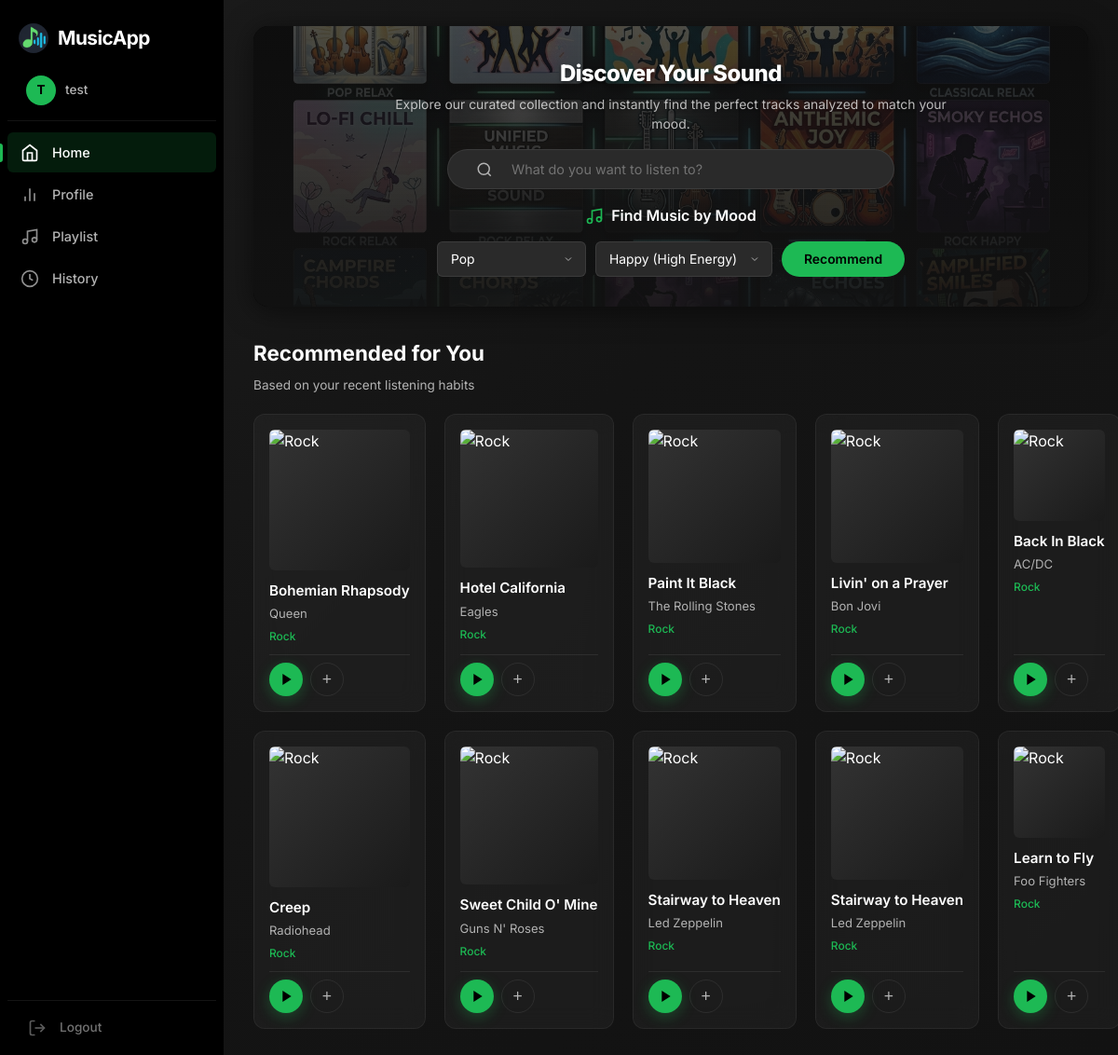
The page / (signed in) on the database its author committed.
### tables this page shows
CREATE TABLE songs (
    id INTEGER PRIMARY KEY AUTOINCREMENT,
    title TEXT NOT NULL,
    artist TEXT NOT NULL,
    genre TEXT NOT NULL,
    energy REAL NOT NULL,
    file_path TEXT
);

### app.py (the view)
@app.route('/')
def home():
    if 'user_id' not in session:
        return redirect('/login')
    conn = get_db_connection()
    user_id = session['user_id']
    top = conn.execute('''
        SELECT s.genre, COUNT(*) as cnt
        FROM history h
        JOIN songs s ON h.song_id = s.id
        WHERE h.user_id = ?
        GROUP BY s.genre
        ORDER BY cnt DESC LIMIT 1
    ''', (user_id,)).fetchone()
    if top:
        songs = conn.execute('SELECT * FROM songs WHERE genre = ? ORDER BY RANDOM() LIMIT 10', (top['genre'],)).fetchall()
        personalized = True
    else:
        songs = conn.execute('SELECT * FROM songs LIMIT 10').fetchall()
        personalized = False
    lk_tz = pytz.timezone('Asia/Colombo')
    hour = datetime.now(lk_tz).hour
    time_songs = []
    time_title = ''
    if 5 <= hour < 12:
        time_songs = conn.execute(
            'SELECT * FROM songs WHERE energy > 0.6 ORDER BY RANDOM() LIMIT 5'
        ).fetchall()
        time_title = '☀️ Good Morning! Here\'s your energy boost'
    elif hour >= 18:
        time_songs = conn.execute(
            'SELECT * FROM songs WHERE energy < 0.4 ORDER BY RANDOM() LIMIT 5'
        ).fetchall()
        time_title = '🌙 Unwind for the Evening'
    conn.close()
    return render_template('index.html', songs=songs, personalized=personalized,
                           time_songs=time_songs, time_title=time_title)

### app.py (called while the page is built)
def get_db_connection():
    conn = sqlite3.connect('music.db')
    conn.row_factory = sqlite3.Row # මේකෙන් අපිට column names පාවිච්චි කරන්න පුළුවන්
    return conn

### templates/index.html (shortened to what this page needs)
{% extends "base_app.html" %}
{% block app_content %}
<div class="hero-banner">
    <div class="hero-content">
        <h1 class="hero-title">Discover Your Sound</h1>
        <p class="hero-subtitle">Explore our curated collection and instantly find the perfect tracks analyzed to match your mood.</p>
        <div class="search-section">
            <form class="search-form" action="/search" method="GET">
                <button type="submit">
                    <svg viewBox="0 0 24 24" fill="none" stroke="currentColor" stroke-width="2"><circle cx="11" cy="11" r="8"/><line x1="21" y1="21" x2="16.65" y2="16.65"/></svg>
                </button>
                <input type="text" name="query" placeholder="What do you want to listen to?" autocomplete="off" required>
            </form>
        </div>
        <div class="mood-filter mood-filter-banner">
            <div class="mood-filter-header">
                <svg viewBox="0 0 24 24" fill="none" stroke="currentColor" stroke-width="2"><path d="M9 18V5l12-2v13"/><circle cx="6" cy="18" r="3"/><circle cx="18" cy="16" r="3"/></svg>
                Find Music by Mood
            </div>
            <div class="mood-filter-options">
                <form action="/recommend" method="GET" style="display:flex; gap:10px; flex-wrap:wrap; justify-content:center;">
                    <select name="genre" class="mood-select">
                        <option value="Pop">Pop</option>
                    </select>
                    <select name="mood" class="mood-select">
                        <option value="high">Happy (High Energy)</option>
                    </select>
                    <button type="submit" class="btn btn-primary">Recommend</button>
                </form>
            </div>
        </div>
    </div>
</div>
<h2 style="font-size:1.4rem; font-weight:700; margin-bottom:6px;">Recommended for You</h2>
<p style="color:var(--text-secondary); font-size:0.85rem; margin-bottom:20px;">{% if personalized %}Based on your recent listening habits{% else %}Browse our full collection{% endif %}</p>
<div class="song-grid">
    {% for song in songs %}
    <div class="song-card">
        <div class="song-cover">
            {% set mood = 'happy' if song['energy'] >= 0.5 else 'relax' %}
        </div>
        <div class="song-info">
            <a href="/player/{{ song['id'] }}" class="song-title" style="text-decoration:none; color:inherit;">{{ song['title'] }}</a>
            <span class="song-artist">{{ song['artist'] }}</span>
            <span class="song-genre">{{ song['genre'] }}</span>
        </div>
        <div class="song-card-actions">
            <button class="btn-play" onclick="location.href='/player/{{ song['id'] }}'">
                <svg viewBox="0 0 24 24" fill="currentColor"><polygon points="5 3 19 12 5 21 5 3"/></svg>
            </button>
            <button class="playlist-add-btn add-to-playlist-btn" data-song-id="{{ song['id'] }}" title="Add to playlist">+</button>
        </div>
    </div>
    {% else %}
    <div class="empty-state">
        <p>No songs found</p>
        <a href="/">Browse all songs</a>
    </div>
    {% endfor %}
</div>
{% endblock %}
{% block body %}
{{ super() }}
{% endblock %}

### rows shown on the page
songs: title "Bohemian Rhapsody", artist "Queen", genre "Rock"
songs: title "Hotel California", artist "Eagles", genre "Rock"
songs: title "Paint It Black", artist "The Rolling Stones", genre "Rock"
songs: title "Livin' on a Prayer", artist "Bon Jovi", genre "Rock"
songs: title "Back In Black", artist "AC/DC", genre "Rock"
songs: title "Creep", artist "Radiohead", genre "Rock"
songs: title "Sweet Child O' Mine", artist "Guns N' Roses", genre "Rock"
songs: title "Stairway to Heaven", artist "Led Zeppelin", genre "Rock"
songs: title "Stairway to Heaven", artist "Led Zeppelin", genre "Rock"
songs: title "Learn to Fly", artist "Foo Fighters", genre "Rock"

### other values the page prints
{{ session['username'][0]|upper }} "T"
{{ session['username'] }} "test"
